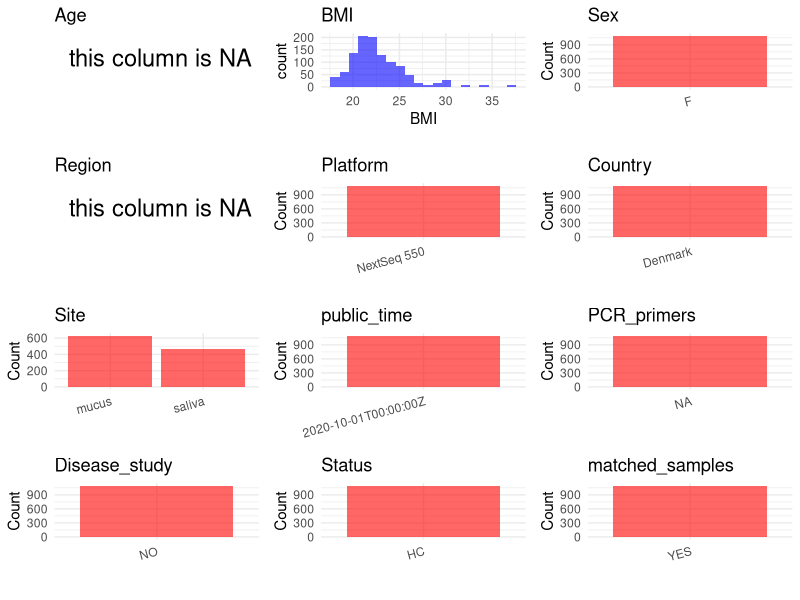

Recreate this plot in R. (Note: this script raises an error after producing the figure.)
## ---- chunk 1
# Load necessary libraries
library(dplyr)
library(ggplot2)
library(cowplot)

# Set working directory (update this path to your local directory)
setwd("E:/bioproject_YL/PRJEB37731")

# Read the initial metadata files
initial_meta <- read.csv("SraRunTable.csv", header = T)

# Remove entries non-oral samples
initial_meta <- initial_meta[initial_meta$environment_.material. != "feces" & 
                            initial_meta$environment_.material. != "", ]

# Display the first few rows of the metadata
head(initial_meta)
## ---- chunk 2
# Create a uniform metadata dataframe
metadata <- data.frame(
  BioProject = initial_meta$BioProject,
  Run = initial_meta$Run,
  sample_name = initial_meta$host_subject_id,
  Age = NA,
  BMI = initial_meta$host_body_mass_index,  
  Sex = initial_meta$host_sex,
  Region = NA,
  Platform = initial_meta$Instrument,
  Country = initial_meta$geo_loc_name_country,
  Site = initial_meta$environment_.material.,
  public_time = initial_meta$ReleaseDate,
  stringsAsFactors = FALSE
)

# Use abbreviations to indicate gender
metadata <- metadata %>%
  mutate(Sex = recode(Sex, "female" = "F",))
## ---- chunk 3
# Add information obtained from the publication
metadata$PCR_primers <- "NA"
metadata$title <- "Dysbiosis of the human oral microbiome during the menstrual cycle and vulnerability to the external exposures of smoking and dietary sugar"
metadata$Disease_study <- "NO"
# Assign disease status based on sample_name patterns
metadata$Status <- "HC"

# Check initial data distribution
cat("Initial sample distribution:\n")
table(metadata$sample_name)
table(metadata$Site)

# Calculate sampling frequency per subject
sample_counts <- table(metadata$sample_name)
cat("\nNumber of samples per subject:\n")
print(sample_counts)

# Create matched_samples column
metadata$matched_samples <- ifelse(metadata$sample_name %in% names(sample_counts[sample_counts >= 2]), "YES", "NO")

cat("\nMatched samples distribution:\n")
table(metadata$matched_samples)

# Identify samples for removal: single samples excluding saliva and mucus
single_samples <- names(sample_counts[sample_counts == 1])
samples_to_remove <- metadata$sample_name %in% single_samples & 
                     !(metadata$Site %in% c("saliva", "mucus"))

cat("\nNumber of samples to be removed:", sum(samples_to_remove), "\n")

# Remove identified samples
metadata_clean <- metadata[!samples_to_remove, ]

cat("\nFinal sample distribution after cleaning:\n")
table(metadata_clean$sample_name)
table(metadata_clean$Site)
table(metadata_clean$matched_samples)

# Use cleaned dataset for subsequent analysis
metadata <- metadata_clean
## ---- chunk 4
# Check the number of unique runs and sample names
print(paste("Number of unique runs:", length(unique(metadata$Run))))
print(paste("Number of unique sample names:", length(unique(metadata$sample_name))))
## ---- chunk 5
# Select columns for visualization
plot_data <- metadata %>%
  select(-BioProject, -Run, -sample_name, -title)

# Function to create simple plots for each column
create_simple_plots <- function(data) {
  plots <- list()
  
  for (col in colnames(data)) {
    # Check if the column is all NA
    if (all(is.na(data[[col]]))) {
      # Create an empty plot with text indicating all NA
      p <- ggplot() +
        annotate("text", x = 0.5, y = 0.5, label = "this column is NA", size = 6) +
        labs(title = col) +
        theme_void()
    } else if (is.numeric(data[[col]])) {
      # Numeric variable: histogram
      p <- ggplot(data, aes(x = .data[[col]])) +
        geom_histogram(fill = "blue", alpha = 0.6, bins = 20, na.rm = TRUE) +
        labs(title = col) +
        theme_minimal()
    } else {
      # Categorical variable: bar plot (remove NA values)
      count_data <- as.data.frame(table(data[[col]], useNA = "ifany"))
      p <- ggplot(count_data, aes(x = reorder(Var1, -Freq), y = Freq)) +
        geom_col(fill = "red", alpha = 0.6) +
        labs(title = col, x = NULL, y = "Count") +
        theme_minimal() +
        theme(axis.text.x = element_text(angle = 15, hjust = 1))
    }
    plots[[col]] <- p
  }
  
  return(plots)
}

# Generate and arrange plots
plots <- create_simple_plots(plot_data)
p<-plot_grid(plots$Age, 
          plots$BMI, 
          plots$Sex, 
          plots$Region, 
          plots$Platform, 
          plots$Country, 
          plots$Site,
          plots$public_time, 
          plots$PCR_primers,
          plots$Disease_study,
          plots$Status,
          plots$matched_samples,# add 
          ncol = 3, align = "hv", axis = "lb")
ggsave("Metadata_Summary.png", plot = p, width = 8, height = 6, dpi = 150)
## ---- chunk 6
knitr::include_graphics("Metadata_Summary.png")
## ---- chunk 7
# Reorder columns to match the desired format
metadata <- metadata[, c(
  "BioProject", "Run", "sample_name", "Age", "BMI", "Sex", 
  "Region", "Platform", "Country", "Site", "public_time", 
  "PCR_primers", "title", "Disease_study", "Status", "matched_samples"
)]

# Export the uniform metadata to a CSV file
write.csv(metadata, file = "metadata.csv", quote = FALSE)
head(metadata)
